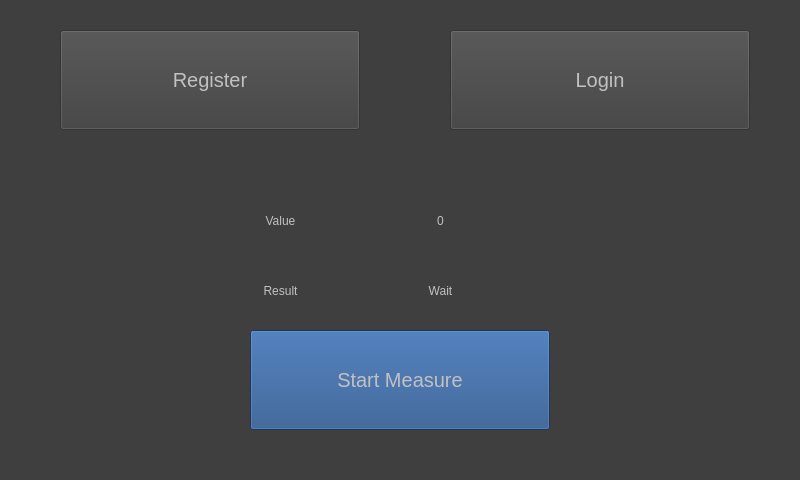
<?xml version="1.0" encoding="UTF-8"?>
<ui version="4.0">
 <class>HomeWidget</class>
 <widget class="QWidget" name="HomeWidget">
  <property name="geometry">
   <rect>
    <x>0</x>
    <y>0</y>
    <width>800</width>
    <height>480</height>
   </rect>
  </property>
  <property name="windowTitle">
   <string>HomeWidget</string>
  </property>
  <property name="styleSheet">
   <string notr="true">QWidget
{
	background-color: rgb(63, 63, 63);
	
	color: rgb(154, 154, 154);
	color: rgb(193, 193, 193);
}
QPushButton:enabled
{
	background-color: rgb(34, 77, 136);
}
QPushButton:disabled
{
	background-color: rgb(63, 63, 63);
}
</string>
  </property>
  <widget class="QPushButton" name="registerButton">
   <property name="enabled">
    <bool>false</bool>
   </property>
   <property name="geometry">
    <rect>
     <x>60</x>
     <y>30</y>
     <width>300</width>
     <height>100</height>
    </rect>
   </property>
   <property name="sizePolicy">
    <sizepolicy hsizetype="Minimum" vsizetype="Minimum">
     <horstretch>0</horstretch>
     <verstretch>0</verstretch>
    </sizepolicy>
   </property>
   <property name="minimumSize">
    <size>
     <width>300</width>
     <height>100</height>
    </size>
   </property>
   <property name="maximumSize">
    <size>
     <width>300</width>
     <height>100</height>
    </size>
   </property>
   <property name="font">
    <font>
     <pointsize>15</pointsize>
    </font>
   </property>
   <property name="text">
    <string>Register</string>
   </property>
   <property name="icon">
    <iconset>
     <normaloff>resources/register.png</normaloff>resources/register.png</iconset>
   </property>
   <property name="iconSize">
    <size>
     <width>60</width>
     <height>60</height>
    </size>
   </property>
  </widget>
  <widget class="QPushButton" name="loginButton">
   <property name="enabled">
    <bool>false</bool>
   </property>
   <property name="geometry">
    <rect>
     <x>450</x>
     <y>30</y>
     <width>300</width>
     <height>100</height>
    </rect>
   </property>
   <property name="sizePolicy">
    <sizepolicy hsizetype="Minimum" vsizetype="Minimum">
     <horstretch>0</horstretch>
     <verstretch>0</verstretch>
    </sizepolicy>
   </property>
   <property name="minimumSize">
    <size>
     <width>300</width>
     <height>100</height>
    </size>
   </property>
   <property name="maximumSize">
    <size>
     <width>300</width>
     <height>100</height>
    </size>
   </property>
   <property name="font">
    <font>
     <pointsize>15</pointsize>
    </font>
   </property>
   <property name="text">
    <string>Login</string>
   </property>
   <property name="icon">
    <iconset>
     <normaloff>resources/login.png</normaloff>resources/login.png</iconset>
   </property>
   <property name="iconSize">
    <size>
     <width>60</width>
     <height>60</height>
    </size>
   </property>
  </widget>
  <widget class="QPushButton" name="measureButton">
   <property name="enabled">
    <bool>true</bool>
   </property>
   <property name="geometry">
    <rect>
     <x>250</x>
     <y>330</y>
     <width>300</width>
     <height>100</height>
    </rect>
   </property>
   <property name="sizePolicy">
    <sizepolicy hsizetype="Minimum" vsizetype="Minimum">
     <horstretch>0</horstretch>
     <verstretch>0</verstretch>
    </sizepolicy>
   </property>
   <property name="minimumSize">
    <size>
     <width>300</width>
     <height>100</height>
    </size>
   </property>
   <property name="maximumSize">
    <size>
     <width>300</width>
     <height>100</height>
    </size>
   </property>
   <property name="font">
    <font>
     <pointsize>15</pointsize>
    </font>
   </property>
   <property name="text">
    <string>Start Measure</string>
   </property>
   <property name="icon">
    <iconset>
     <normaloff>resources/drink.png</normaloff>resources/drink.png</iconset>
   </property>
   <property name="iconSize">
    <size>
     <width>60</width>
     <height>60</height>
    </size>
   </property>
  </widget>
  <widget class="QLabel" name="label1">
   <property name="geometry">
    <rect>
     <x>250</x>
     <y>200</y>
     <width>61</width>
     <height>41</height>
    </rect>
   </property>
   <property name="sizePolicy">
    <sizepolicy hsizetype="Fixed" vsizetype="Fixed">
     <horstretch>0</horstretch>
     <verstretch>0</verstretch>
    </sizepolicy>
   </property>
   <property name="maximumSize">
    <size>
     <width>16777215</width>
     <height>16777215</height>
    </size>
   </property>
   <property name="text">
    <string>Value</string>
   </property>
   <property name="alignment">
    <set>Qt::AlignCenter</set>
   </property>
  </widget>
  <widget class="QLabel" name="label2">
   <property name="geometry">
    <rect>
     <x>250</x>
     <y>270</y>
     <width>61</width>
     <height>41</height>
    </rect>
   </property>
   <property name="sizePolicy">
    <sizepolicy hsizetype="Fixed" vsizetype="Fixed">
     <horstretch>0</horstretch>
     <verstretch>0</verstretch>
    </sizepolicy>
   </property>
   <property name="maximumSize">
    <size>
     <width>16777215</width>
     <height>16777215</height>
    </size>
   </property>
   <property name="text">
    <string>Result</string>
   </property>
   <property name="alignment">
    <set>Qt::AlignCenter</set>
   </property>
  </widget>
  <widget class="QLabel" name="resultLabel">
   <property name="geometry">
    <rect>
     <x>330</x>
     <y>270</y>
     <width>221</width>
     <height>41</height>
    </rect>
   </property>
   <property name="sizePolicy">
    <sizepolicy hsizetype="Fixed" vsizetype="Fixed">
     <horstretch>0</horstretch>
     <verstretch>0</verstretch>
    </sizepolicy>
   </property>
   <property name="maximumSize">
    <size>
     <width>16777215</width>
     <height>16777215</height>
    </size>
   </property>
   <property name="text">
    <string>Wait</string>
   </property>
   <property name="alignment">
    <set>Qt::AlignCenter</set>
   </property>
  </widget>
  <widget class="QLabel" name="valueLabel">
   <property name="geometry">
    <rect>
     <x>330</x>
     <y>200</y>
     <width>221</width>
     <height>41</height>
    </rect>
   </property>
   <property name="sizePolicy">
    <sizepolicy hsizetype="Fixed" vsizetype="Fixed">
     <horstretch>0</horstretch>
     <verstretch>0</verstretch>
    </sizepolicy>
   </property>
   <property name="maximumSize">
    <size>
     <width>16777215</width>
     <height>16777215</height>
    </size>
   </property>
   <property name="text">
    <string>0</string>
   </property>
   <property name="alignment">
    <set>Qt::AlignCenter</set>
   </property>
  </widget>
 </widget>
 <resources/>
 <connections/>
</ui>
